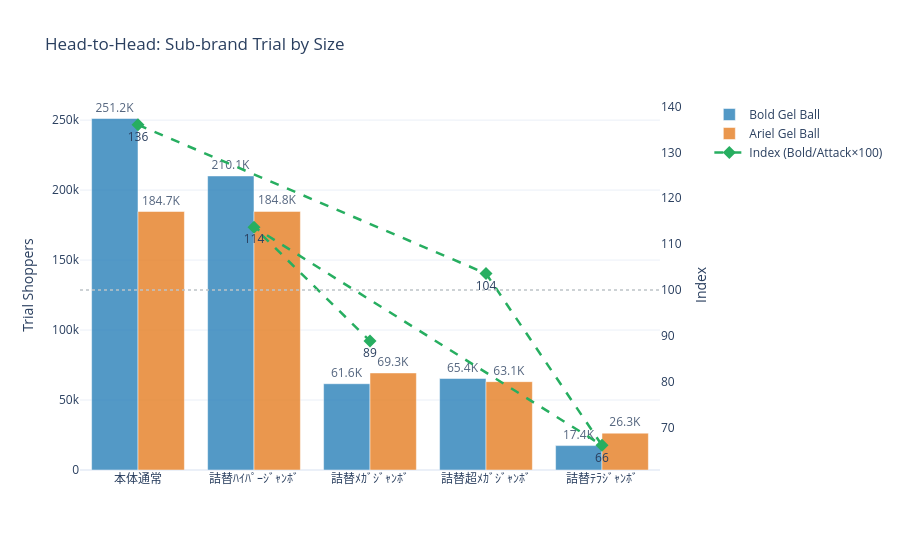

Here is the notebook cell this chart was saved with:
### Code cell
# ── B-3: Head-to-Head Sub-brand Trial by Size ─────────────────────────
h2h = df_trial[~df_trial['size_code'].isin(EXCLUDED_SIZES)].groupby(['sub_brand','size_code']).agg(
    subbrand_trial=('subbrand_trial_shoppers','sum'), avg_trial_rate=('trial_rate','mean')).reset_index()
h2h_sizes = order_and_filter_sizes(h2h['size_code'].unique())
h2h = h2h[h2h['size_code'].isin(h2h_sizes)].copy()

_ha = h2h[h2h['sub_brand']==BOLD_GB][['size_code','subbrand_trial','avg_trial_rate']].rename(
    columns={'subbrand_trial':'ariel_trial','avg_trial_rate':'ariel_rate'})
_hb = h2h[h2h['sub_brand']==ARIEL_GB][['size_code','subbrand_trial','avg_trial_rate']].rename(
    columns={'subbrand_trial':'attack_trial','avg_trial_rate':'attack_rate'})
h2h_idx = _ha.merge(_hb, on='size_code', how='outer')
h2h_idx['index'] = (h2h_idx['ariel_trial'] / h2h_idx['attack_trial'].replace(0,np.nan) * 100).round(1)

print('📊 DATA TABLE: Head-to-Head Trial by Size')
print('=' * 80)
print(h2h_idx.to_string(index=False))

fig_h2h = make_subplots(specs=[[{'secondary_y':True}]])
for brand_code, brand_label, color in [(BOLD_GB, 'Bold Gel Ball', '#2980B9'), (ARIEL_GB, 'Ariel Gel Ball', '#E67E22')]:
    d = h2h[h2h['sub_brand']==brand_code]
    fig_h2h.add_trace(go.Bar(x=d['size_code'], y=d['subbrand_trial'], name=brand_label,
        marker_color=color, opacity=0.8, text=[fmt_km(v) for v in d['subbrand_trial']], textposition='outside'),
        secondary_y=False)
fig_h2h.add_trace(go.Scatter(x=h2h_idx['size_code'], y=h2h_idx['index'], name='Index (Bold/Attack×100)',
    mode='lines+markers+text', line=dict(color='#27AE60', dash='dash', width=2.5),
    marker=dict(size=10, symbol='diamond', color='#27AE60'),
    text=[f'{v:.0f}' for v in h2h_idx['index']], textposition='bottom center'), secondary_y=True)
fig_h2h.add_hline(y=100, line_dash='dot', line_color='#BDC3C7', line_width=1.5, secondary_y=True)
fig_h2h.update_layout(title='Head-to-Head: Sub-brand Trial by Size', barmode='group',
    template='plotly_white', height=550, xaxis=dict(categoryorder='array', categoryarray=h2h_sizes))
fig_h2h.update_yaxes(title_text='Trial Shoppers', secondary_y=False)
fig_h2h.update_yaxes(title_text='Index', secondary_y=True, showgrid=False)
fig_h2h.show()

h2h_idx.to_csv(OUTPUT_DIR / 'pane_b_h2h_trial.csv', index=False)

### Figure 1 — Plotly figure (JSON) as saved in the notebook; plotly's stock layout.template omitted (floating-point values rounded to 4 significant figures)
{"data": [{"marker": {"color": "#2980B9"}, "name": "Bold Gel Ball", "opacity": 0.8, "text": ["251.2K", "65.4K", "17.4K", "210.1K", "61.6K"], "textposition": "outside", "type": "bar", "x": ["本体通常", "詰替超ﾒｶﾞｼﾞｬﾝﾎﾞ", "詰替ﾃﾗｼﾞｬﾝﾎﾞ", "詰替ﾊｲﾊﾟｰｼﾞｬﾝﾎﾞ", "詰替ﾒｶﾞｼﾞｬﾝﾎﾞ"], "xaxis": "x", "y": [251152, 65377, 17432, 210104, 61642], "yaxis": "y"}, {"marker": {"color": "#E67E22"}, "name": "Ariel Gel Ball", "opacity": 0.8, "text": ["184.7K", "63.1K", "26.3K", "184.8K", "69.3K"], "textposition": "outside", "type": "bar", "x": ["本体通常", "詰替超ﾒｶﾞｼﾞｬﾝﾎﾞ", "詰替ﾃﾗｼﾞｬﾝﾎﾞ", "詰替ﾊｲﾊﾟｰｼﾞｬﾝﾎﾞ", "詰替ﾒｶﾞｼﾞｬﾝﾎﾞ"], "xaxis": "x", "y": [184693, 63122, 26329, 184783, 69350], "yaxis": "y"}, {"line": {"color": "#27AE60", "dash": "dash", "width": 2.5}, "marker": {"color": "#27AE60", "size": 10, "symbol": "diamond"}, "mode": "lines+markers+text", "name": "Index (Bold/Attack×100)", "text": ["136", "104", "66", "114", "89"], "textposition": "bottom center", "type": "scatter", "x": ["本体通常", "詰替超ﾒｶﾞｼﾞｬﾝﾎﾞ", "詰替ﾃﾗｼﾞｬﾝﾎﾞ", "詰替ﾊｲﾊﾟｰｼﾞｬﾝﾎﾞ", "詰替ﾒｶﾞｼﾞｬﾝﾎﾞ"], "xaxis": "x", "y": [136.0, 103.6, 66.2, 113.7, 88.9], "yaxis": "y2"}], "layout": {"barmode": "group", "height": 550, "shapes": [{"line": {"color": "#BDC3C7", "dash": "dot", "width": 1.5}, "type": "line", "x0": 0, "x1": 1, "xref": "x domain", "y0": 100, "y1": 100, "yref": "y2"}], "title": {"text": "Head-to-Head: Sub-brand Trial by Size"}, "xaxis": {"anchor": "y", "categoryarray": ["本体通常", "詰替ﾊｲﾊﾟｰｼﾞｬﾝﾎﾞ", "詰替ﾒｶﾞｼﾞｬﾝﾎﾞ", "詰替超ﾒｶﾞｼﾞｬﾝﾎﾞ", "詰替ﾃﾗｼﾞｬﾝﾎﾞ"], "categoryorder": "array", "domain": [0, 0.94]}, "yaxis": {"anchor": "x", "domain": [0, 1], "title": {"text": "Trial Shoppers"}}, "yaxis2": {"anchor": "x", "overlaying": "y", "showgrid": false, "side": "right", "title": {"text": "Index"}}}}
